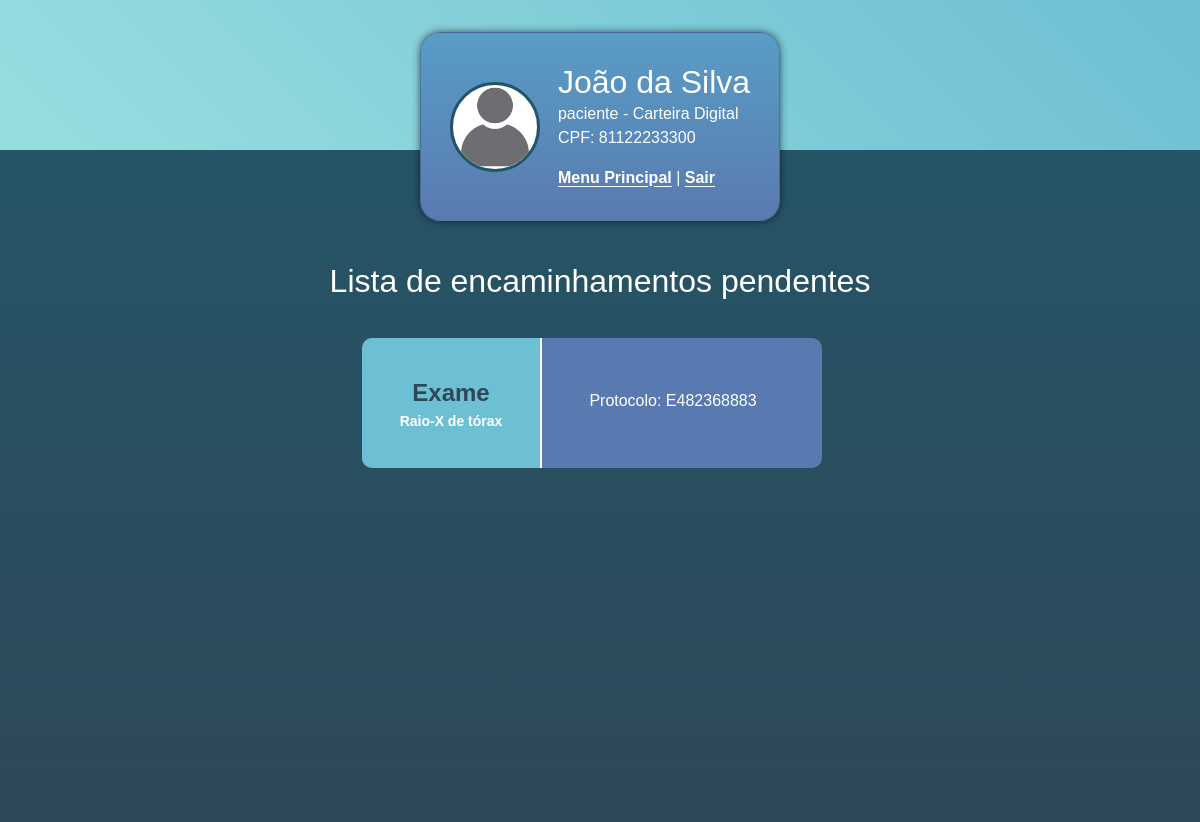
Screenshot of /encaminhamentos (signed in) with the database file from the repository.
### main/models.py (models this page shows, shortened)
class DimPaciente(db.Model, UserMixin):
    _tablename_ = 'dim_paciente'
    id_paciente = db.Column(db.Integer, primary_key=True)
    cpf = db.Column(db.String(11), unique=True, nullable=False)
    nome = db.Column(db.String(100), nullable=False)
    data_nascimento = db.Column(db.Date, nullable=True)
    telefone = db.Column(db.String(20), nullable=True)
    email = db.Column(db.String(100), nullable=True)
    senha = db.Column(db.String(255), nullable=True)
    access_key = db.Column(db.String(255), nullable=True)
    role = db.Column(db.String(10), default='paciente')

class DimEncaminhamento(db.Model):
    _tablename_ = 'dim_encaminhamento'
    id_encaminhamento = db.Column(db.Integer, primary_key=True)
    fk_id_tipo_encaminhamento = db.Column(db.String, db.ForeignKey('dim_tipo_encaminhamento.id_tipo_encaminhamento'), nullable=False)
    fk_id_paciente = db.Column(db.Integer, db.ForeignKey('dim_paciente.id_paciente'), nullable=False)
    fk_id_medico = db.Column(db.Integer, db.ForeignKey('dim_medico.id_medico'), nullable=True)
    fk_id_exame = db.Column(db.Integer, db.ForeignKey('dim_tipo_exame.id_exame'), nullable=True)
    protocolo_encaminhamento = db.Column(db.String, nullable=True)
    protocolo_agendamento = db.Column(db.String, nullable=True)
    paciente = db.relationship('DimPaciente', backref=db.backref('encaminhamentos', lazy=True))
    medico = db.relationship('DimMedico', backref=db.backref('encaminhamentos', lazy=True))
    exame = db.relationship('DimTipoExame', backref=db.backref('encaminhamentos', lazy=True))
    tipo = db.relationship('DimTipoEncaminhamento', backref=db.backref('tipo', lazy=True))

class DimTipoEncaminhamento(db.Model):
    _tablename_ = 'dim_tipo_encaminhamento'
    id_tipo_encaminhamento = db.Column(db.Integer, primary_key=True)
    tipo_encaminhamento = db.Column(db.String(100), nullable=False)

class DimTipoExame(db.Model):
    _tablename_ = 'dim_tipo_exame'
    id_exame = db.Column(db.Integer, primary_key=True)
    tipo_exame = db.Column(db.String(100), nullable=False)

### main/routes.py (the view)
@app.route('/encaminhamentos', methods=['GET', 'POST'])
@login_required
def listar_encaminhamentos_pendentes():
    id_paciente = current_user.id_paciente
    paciente = DimPaciente.query.get(id_paciente)
    encaminhamentos = (DimEncaminhamento.query
                       .filter(DimEncaminhamento.fk_id_paciente == id_paciente)
                       .filter(DimEncaminhamento.protocolo_agendamento == None)
                       .all()
                       )
    titulo = "Lista de encaminhamentos pendentes"
    return render_template("listar_encaminhamentos.html",
                           paciente=paciente,
                           encaminhamentos=encaminhamentos,
                           titulo=titulo
                           )

### main/models.py (called while the page is built)
@login_manager.user_loader
def load_user(id_usuario):
    return DimPaciente.query.get(int(id_usuario))

### main/templates/listar_encaminhamentos.html (shortened to what this page needs)
<!DOCTYPE html>
<html lang="en">
<head>
    {% include 'includes/bootstrap.html' %}
    <link rel="stylesheet" href="{{ url_for('static', filename='style.css') }}">
    <link rel="stylesheet" href="https://cdn.jsdelivr.net/npm/bootstrap-icons@1.11.3/font/bootstrap-icons.min.css">
</head>
<body>
    <header>
        {% include 'includes/card_paciente.html' %}
    </header>
    <section class="services_area">
        <h2 class="mb-4" id="title_service">
            {{ titulo }}
        </h2>
        <div class="list_users">
            {% for encaminhamento in encaminhamentos %}
                <a href="" class="user_info_list" data-bs-toggle="modal" data-bs-target="#confirmation{{encaminhamento.id_encaminhamento}}">
                    <div class="date-consult">
                        <span id="date_list">{{ encaminhamento.tipo.tipo_encaminhamento }}</span>
                        {% if encaminhamento.fk_id_exame %}
                            <span id="day_list">{{encaminhamento.exame.tipo_exame}}</span>
                        {% endif %}
                    </div>
                    <div class="user_more_info">
                        <span>Protocolo: {{encaminhamento.protocolo_encaminhamento}}</span>
                    </div>
                </a>
            {% endfor%}
        </div>
    </section>
</body>
</html>

### main/templates/includes/card_paciente.html
<div class="card">
    <div class="infos">
        <div class="user_img">
            <img src="{{ url_for('static', filename='images/default.png') }}" alt="">
        </div>
        <div class="user_info">
            <h2 class="mb-0">{{paciente.nome}}</h2>
            <p class="mb-0">{{paciente.role}} - Carteira Digital</p>
            <p class="mb-3">CPF: {{paciente.cpf}}</p>
            <a class="card-links" href="{{ url_for('menu_principal_paciente') }}">
                <span class="card-links">Menu Principal</span>
            </a>
            <span>   |   </span>
            <a  href="{{ url_for('logout') }}">
                <span class="card-links">Sair</span>
            </a>
        </div>
    </div>
</div>

### main/static/style.css (style rules this page uses)
* { margin: 0; padding: 0; box-sizing: border-box; font-family: sans-serif; }
body { height: 100vh; background-color: #245567; }
header { position: static; height: 150px; background: linear-gradient(45deg, #97dedf, #6dbfd4); display: flex; justify-content: center; box-shadow: 2px 0px 8px -1px rgba(0,0,0,1); }
.card { height: 23%; margin-top: 2rem; position: absolute; border-radius: 20px; background: linear-gradient(#599dc6, #597ab0); min-width: 30%; display: flex; flex-direction: column; justify-content: center; color: #fff; box-shadow: 0px 0px 8px -1px rgba(0,0,0,0.75); }
.infos { display: flex; justify-content: center; gap: 18px; align-items: center; padding: 1rem; }
.user_img img { position: relative; width: 90px; height: 90px; background-color: #fff; border-radius: 50%; border: 3px solid #245567; object-fit: cover; }
.services_area { display: flex; flex-direction: column; align-items: center; width: 100%; height: 84vh; background: linear-gradient(#245567, #2f4858); overflow: hidden; }
#title_service { color: #fff; margin-top: 7rem; }
.list_users { padding: 2px; margin-top: 12px; margin-bottom: 12px; max-height: 600px; width: 480px; display: flex; justify-content: end; align-items: center; flex-wrap: wrap; overflow-y: auto; }
.user_info a { text-decoration: none; color: #fff; }
.user_info_list { text-decoration: none; display: flex; align-items: center; width: 460px; background-color: #597ab0; border-radius: 10px; cursor: pointer; transition: all .1s; margin-bottom: 1rem; margin-right: 1rem; }
.date-consult { display: flex; flex-direction: column; min-width: 180px; height: 130px; align-items: center; justify-content: center; margin-right: 1rem; border-right: 2px solid #fff; padding: 1rem; font-size: 18pt; background-color: #6dbfd4; border-radius: 10px 0px 0px 10px; }
#date_list { font-size: 18pt; font-weight: bold; color: #2f4858; }
#day_list { font-size: 14px; font-weight: 600; color: #fff; }
.user_more_info { display: flex; flex-direction: column; min-width: 230px; gap: 4px; padding: 1rem; align-items: center; justify-content: space-between; color: #fff; }
.card-links { font-weight: bold; text-decoration: underline; text-underline-offset: 3px; }

### rows the page displays
DimPaciente: nome "João da Silva", role "paciente", cpf "81122233300"
DimEncaminhamento: tipo.tipo_encaminhamento "Exame", exame.tipo_exame "Raio-X de tórax", protocolo_encaminhamento "E482368883"

### other values shown
{{ titulo }} "Lista de encaminhamentos pendentes"
